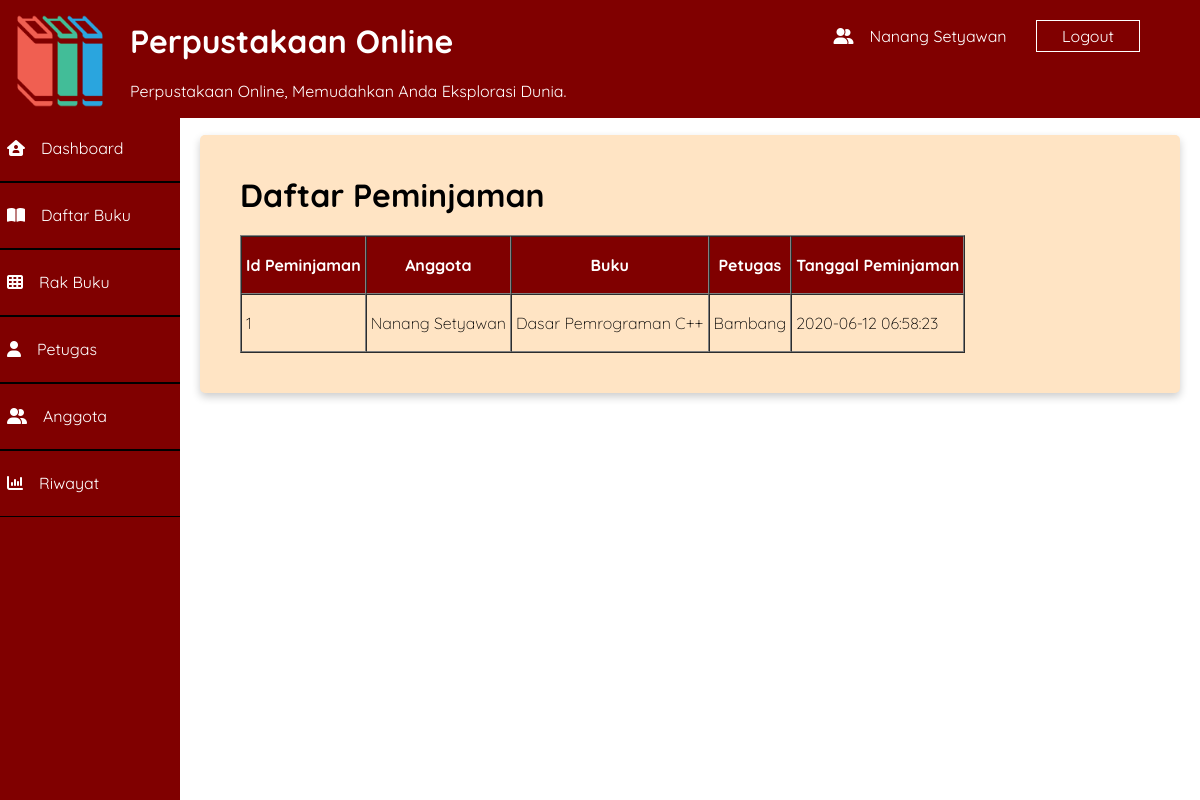
Screenshot of /index.php?page=riwayat (signed in) with the database file from the repository.
### tables this page shows
CREATE TABLE `pinjam` (
  `id` int(11) NOT NULL,
  `id_anggota` int(11) NOT NULL,
  `id_buku` int(11) NOT NULL,
  `id_petugas` int(11) NOT NULL,
  `tanggal` timestamp NOT NULL DEFAULT current_timestamp()
);

CREATE TABLE `anggota` (
  `id` int(11) NOT NULL,
  `username` varchar(100) NOT NULL,
  `password` varchar(255) NOT NULL,
  `nama` varchar(100) NOT NULL,
  `status` tinyint(1) NOT NULL DEFAULT 0,
  `alamat` varchar(255) DEFAULT NULL
);

CREATE TABLE `buku` (
  `id` int(11) NOT NULL,
  `judul` varchar(100) NOT NULL,
  `pengarang` varchar(100) NOT NULL,
  `tahun` smallint(5) UNSIGNED NOT NULL DEFAULT 0,
  `penerbit` varchar(100) NOT NULL,
  `kategori` varchar(100) DEFAULT NULL
);

CREATE TABLE `petugas` (
  `id` int(11) NOT NULL,
  `nama_petugas` varchar(50) NOT NULL,
  `jabatan` varchar(50) NOT NULL,
  `alamat` varchar(50) NOT NULL
);

### buku/riwayat.php (the view)
<?php
  $query = "SELECT p.id, a.nama, b.judul, t.nama_petugas, tanggal FROM pinjam p JOIN anggota a ON a.id=p.id_anggota
          JOIN buku b ON b.id=p.id_buku JOIN petugas t ON t.id=p.id_petugas";
  $result = mysqli_query($connect, $query);
  ?>
<div class="card">
    <h1 align="left">Daftar Peminjaman</h1>
    <table border="1" cellspacing="0" cellpadding="4">
        <thead>
            <tr>
                <th>Id Peminjaman</th>
                <th>Anggota</th>
                <th>Buku</th>
                <th>Petugas</th>
                <th>Tanggal Peminjaman</th>
            </tr>
        </thead>
        <tbody>
            <?php while ($row = mysqli_fetch_assoc($result)) { ?>
            <tr>
                <td><?= $row['id']; ?></td>
                <td><?= $row['nama']; ?></td>
                <td><?= $row['judul']; ?></td>
                <td><?= $row['nama_petugas']; ?></td>
                <td><?= $row['tanggal']; ?></td>
            </tr>
            <?php } ?>
        </tbody>
    </table>
</div>

### style.css (style rules this page uses)
* { box-sizing: border-box; }
body { font-family: 'Quicksand', sans-serif; padding: 0; margin: 0; }
th { background-color: maroon; color: white; }
td { color: black; font-weight: 100; }
.card { box-shadow: 0 4px 8px 0 rgba(0, 0, 0, 0.2); border-radius: 5px; margin: 20px; padding: 20px; background-color: bisque; }
.card p, h1 { margin: 20px; }
table { line-height: 48px; margin: 20px; }
th { text-align: center; }

### rows the page displays
pinjam: id "1", id_anggota.nama "Nanang Setyawan", id_buku.judul "Dasar Pemrograman C++", id_petugas.nama_petugas "Bambang", tanggal "2020-06-12 06:58:23"

### other values shown
$_SESSION['nama'] "Nanang Setyawan"
